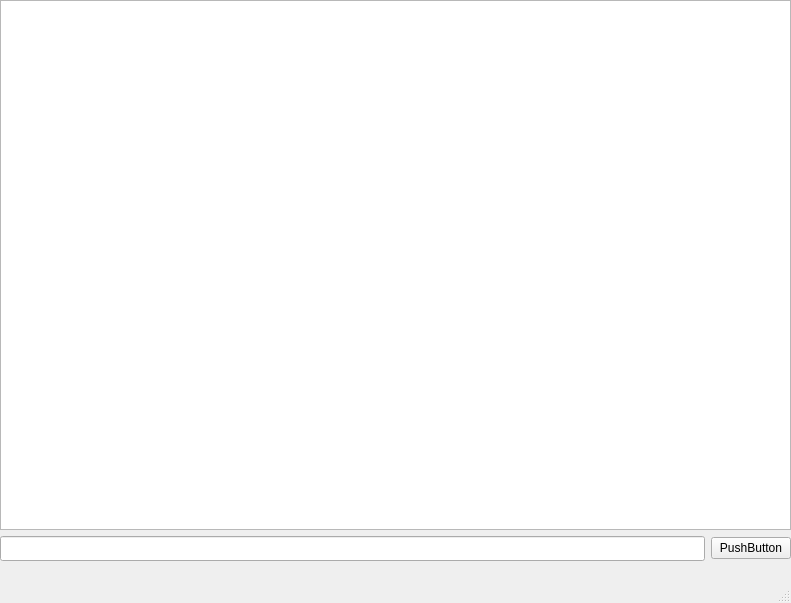
<?xml version="1.0" encoding="UTF-8"?>
<ui version="4.0">
 <class>MainWindow</class>
 <widget class="QMainWindow" name="MainWindow">
  <property name="geometry">
   <rect>
    <x>0</x>
    <y>0</y>
    <width>791</width>
    <height>603</height>
   </rect>
  </property>
  <property name="windowTitle">
   <string>MainWindow</string>
  </property>
  <widget class="QWidget" name="centralwidget">
   <widget class="QWidget" name="gridLayoutWidget">
    <property name="geometry">
     <rect>
      <x>0</x>
      <y>0</y>
      <width>791</width>
      <height>561</height>
     </rect>
    </property>
    <layout class="QGridLayout" name="gridLayout">
     <item row="1" column="0">
      <widget class="QLineEdit" name="lineEdit">
       <property name="font">
        <font>
         <family>Verdana</family>
         <pointsize>10</pointsize>
        </font>
       </property>
      </widget>
     </item>
     <item row="1" column="1">
      <widget class="QPushButton" name="pushButton">
       <property name="text">
        <string>PushButton</string>
       </property>
      </widget>
     </item>
     <item row="0" column="0" colspan="2">
      <widget class="QTextEdit" name="textEdit">
       <property name="font">
        <font>
         <family>Verdana</family>
         <pointsize>10</pointsize>
        </font>
       </property>
      </widget>
     </item>
    </layout>
   </widget>
  </widget>
  <widget class="QMenuBar" name="menubar">
   <property name="geometry">
    <rect>
     <x>0</x>
     <y>0</y>
     <width>791</width>
     <height>21</height>
    </rect>
   </property>
  </widget>
  <widget class="QStatusBar" name="statusbar"/>
 </widget>
 <resources/>
 <connections/>
</ui>
